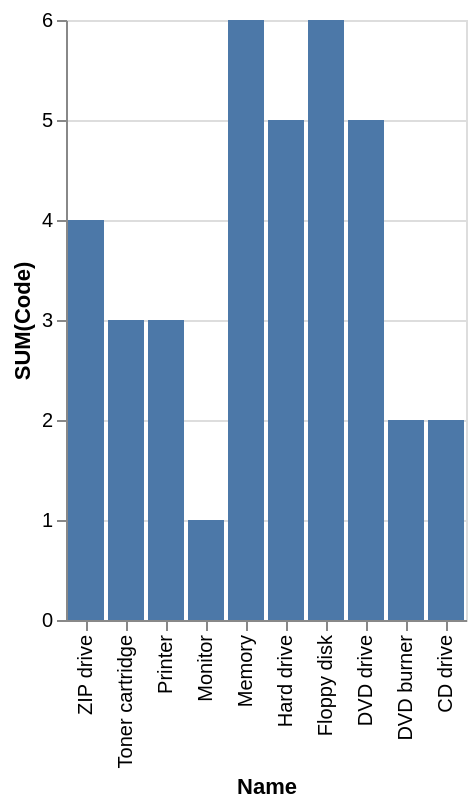

Write a Vega-Lite specification for this figure.
### Vega-Lite specification from a JSON file in a GitHub repository (floating-point values rounded to 4 significant figures)
{"data": {"values": [{"x_data": "ZIP drive", "y_data": 4}, {"x_data": "Toner cartridge", "y_data": 3}, {"x_data": "Printer", "y_data": 3}, {"x_data": "Monitor", "y_data": 1}, {"x_data": "Memory", "y_data": 6}, {"x_data": "Hard drive", "y_data": 5}, {"x_data": "Floppy disk", "y_data": 6}, {"x_data": "DVD drive", "y_data": 5}, {"x_data": "DVD burner", "y_data": 2}, {"x_data": "CD drive", "y_data": 2}]}, "mark": "bar", "encoding": {"x": {"field": "x_data", "type": "nominal", "title": "Name", "sort": "descending"}, "y": {"field": "y_data", "type": "quantitative", "title": "SUM(Code)"}}}
